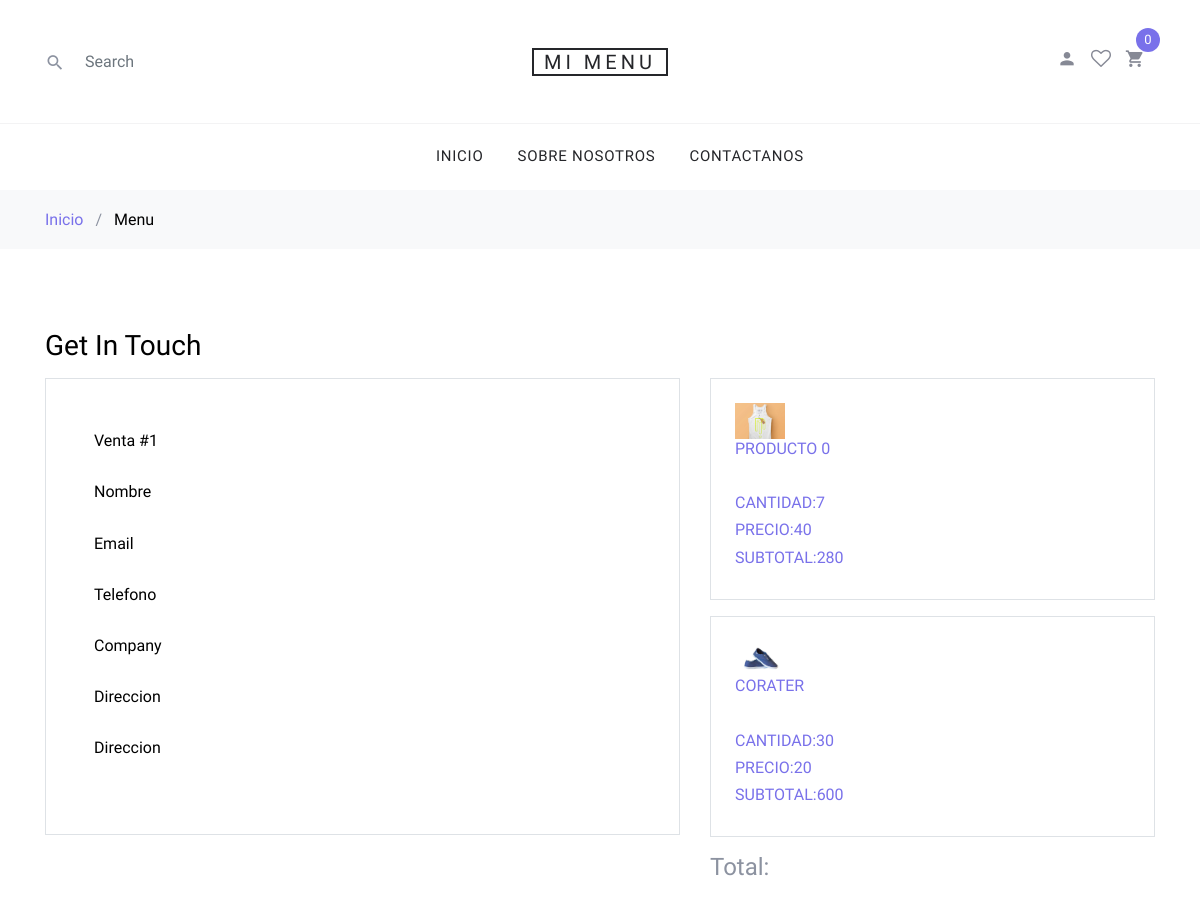
The page /carrito/verpedido.php?id_venta=1 on the database its author committed.
### tables this page shows
CREATE TABLE `productos_venta` (
  `id` int(11) NOT NULL,
  `id_venta` int(11) NOT NULL,
  `id_producto` int(11) NOT NULL,
  `cantidad` double NOT NULL,
  `precio` double NOT NULL,
  `subtotal` double NOT NULL
);

CREATE TABLE `productos` (
  `id` int(11) NOT NULL,
  `nombre` varchar(300) NOT NULL,
  `descripcion` text NOT NULL,
  `precio` double NOT NULL,
  `imagen` varchar(200) NOT NULL,
  `inventario` int(11) NOT NULL,
  `id_categoria` int(11) NOT NULL,
  `talla` varchar(100) NOT NULL,
  `color` varchar(100) NOT NULL
);

### carrito/verpedido.php (the view, shortened to what this page needs)
<?php
include "./php/conexion.php";
$datos = $conexion->query("select
        ventas.*,
        usuario.nombre,usuario.telefono,usuario.email
        from ventas
        inner join usuario on ventas.id_usuario = usuario.id
        where ventas.id=".$_GET['id_venta'])or die($conexion->error);
$datosUsuario = mysqli_fetch_row($datos);
$datos2 = $conexion->query("select * from envios where id_venta=".$_GET['id_venta'])or die($conexion->error);
$datosEnvio= mysqli_fetch_row($datos2);
$datos3= $conexion->query("select productos_venta.*,
                productos.nombre as nombre_producto, productos.imagen
                from productos_venta inner join productos on productos_venta.id_producto = productos.id
                where id_venta =".$_GET['id_venta'])or die($conexion->error);
?>
<!DOCTYPE html>
<html lang="en">
  <head>
    <link rel="stylesheet" href="fonts/icomoon/style.css">
    <link rel="stylesheet" href="css/bootstrap.min.css">
    <link rel="stylesheet" href="css/magnific-popup.css">
    <link rel="stylesheet" href="css/jquery-ui.css">
    <link rel="stylesheet" href="css/owl.carousel.min.css">
    <link rel="stylesheet" href="css/owl.theme.default.min.css">
    <link rel="stylesheet" href="css/aos.css">
    <link rel="stylesheet" href="css/style.css">
  </head>
  <body>
  <div class="site-wrap">
  <?php include("./layouts/header.php"); ?>
    <div class="site-section">
      <div class="container">
        <div class="row">
          <div class="col-md-12">
            <h2 class="h3 mb-3 text-black">Get In Touch</h2>
          </div>
          <div class="col-md-7">
            <form action="#" method="post">
              <div class="p-3 p-lg-5 border">
                <div class="form-group row">
                  <div class="col-md-12">
                    <label for="c_fname" class="text-black">Venta #<?php echo $_GET['id_venta'];?></label>
                  </div>
                </div>
                <div class="form-group row">
                  <div class="col-md-12">
                    <label for="c_fname" class="text-black">Nombre <?php echo $datosUsuario[4];?></label>
                  </div>
                </div>
                <div class="form-group row">
                  <div class="col-md-12">
                    <label for="c_fname" class="text-black">Email <?php echo $datosUsuario[6];?></label>
                  </div>
                </div>
                <div class="form-group row">
                  <div class="col-md-12">
                    <label for="c_fname" class="text-black">Telefono <?php echo $datosUsuario[5];?></label>
                  </div>
                </div>
                <div class="form-group row">
                  <div class="col-md-12">
                    <label for="c_fname" class="text-black">Company <?php echo $datosEnvio[2];?></label>
                  </div>
                </div>
                <div class="form-group row">
                  <div class="col-md-12">
                    <label for="c_fname" class="text-black">Direccion <?php echo $datosEnvio[3];?></label>
                  </div>
                </div>
                <div class="form-group row">
                  <div class="col-md-12">
                    <label for="c_fname" class="text-black">Direccion <?php echo $datosEnvio[4];?></label>
                  </div>
                </div>
              </div>
            </form>
          </div>
          <div class="col-md-5 ml-auto">
          <?php
            while($f = mysqli_fetch_array($datos3)){
          ?>
            <div class="p-4 border mb-3">
                <img src="./images/<?php echo $f['imagen'];?>" width="50px"/>
              <span class="d-block text-primary h6 text-uppercase"><?php echo $f['nombre_producto'];?></span> <br>
              <span class="d-block text-primary h6 text-uppercase">Cantidad:<?php echo $f['cantidad'];?></span>
              <span class="d-block text-primary h6 text-uppercase">Precio:<?php echo $f['precio'];?></span>
              <span class="d-block text-primary h6 text-uppercase">Subtotal:<?php echo $f['subtotal'];?></span>
            </div>
            <?php } ?>
            <h4>Total: <?php echo $datosUsuario[2];?></h4>
          </div>
        </div>
      </div>
    </div>
  </div>
  </body>
</html>

### carrito/css/style.css (style rules this page uses)
body { line-height: 1.7; color: #8c92a0; font-weight: 300; font-size: 16px; }
.text-black { color: #000; }
.site-wrap:before { -webkit-transition: .3s all ease-in-out; -o-transition: .3s all ease-in-out; transition: .3s all ease-in-out; background: rgba(0, 0, 0, 0.6); content: ""; position: absolute; z-index: 2000; top: 0; left: 0; right: 0; bottom: 0; opacity: 0; visibility: hidden; }
.site-section { padding: 2.5em 0; }
@media (min-width: 768px) { .site-section { padding: 5em 0; } }

### rows shown on the page
productos_venta: id_producto.imagen (picture), id_producto.nombre "PRODUCTO 0", cantidad "7", precio "40", subtotal "280"
productos_venta: id_producto.imagen (picture), id_producto.nombre "CORATER", cantidad "30", precio "20", subtotal "600"

### other values the page prints
$_GET['id_venta'] "1"
